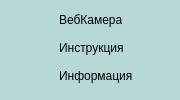
        <widget class="QFrame" name="left_menu_cont_frame">
         <property name="minimumSize">
          <size>
           <width>180</width>
           <height>0</height>
          </size>
         </property>
         <property name="maximumSize">
          <size>
           <width>20</width>
           <height>16777215</height>
          </size>
         </property>
         <property name="styleSheet">
          <string notr="true">background-color: rgb(184, 216, 216);</string>
         </property>
         <property name="frameShape">
          <enum>QFrame::NoFrame</enum>
         </property>
         <property name="frameShadow">
          <enum>QFrame::Raised</enum>
         </property>
         <layout class="QHBoxLayout" name="horizontalLayout_7">
          <property name="spacing">
           <number>0</number>
          </property>
          <property name="leftMargin">
           <number>0</number>
          </property>
          <property name="topMargin">
           <number>0</number>
          </property>
          <property name="rightMargin">
           <number>0</number>
          </property>
          <property name="bottomMargin">
           <number>0</number>
          </property>
          <item alignment="Qt::AlignTop">
           <widget class="QFrame" name="menu_frame">
            <property name="minimumSize">
             <size>
              <width>200</width>
              <height>0</height>
             </size>
            </property>
            <property name="contextMenuPolicy">
             <enum>Qt::DefaultContextMenu</enum>
            </property>
            <property name="frameShape">
             <enum>QFrame::NoFrame</enum>
            </property>
            <property name="frameShadow">
             <enum>QFrame::Raised</enum>
            </property>
            <property name="lineWidth">
             <number>0</number>
            </property>
            <layout class="QGridLayout" name="gridLayout">
             <property name="leftMargin">
              <number>0</number>
             </property>
             <item row="0" column="0" alignment="Qt::AlignLeft">
              <widget class="QPushButton" name="webcam_btn">
               <property name="text">
                <string/>
               </property>
               <property name="icon">
                <iconset>
                 <normaloff>icons/webcam.png</normaloff>icons/webcam.png</iconset>
               </property>
               <property name="iconSize">
                <size>
                 <width>40</width>
                 <height>40</height>
                </size>
               </property>
               <property name="flat">
                <bool>true</bool>
               </property>
              </widget>
             </item>
             <item row="2" column="0" alignment="Qt::AlignLeft">
              <widget class="QPushButton" name="about_btn">
               <property name="text">
                <string/>
               </property>
               <property name="icon">
                <iconset>
                 <normaloff>icons/about.png</normaloff>icons/about.png</iconset>
               </property>
               <property name="iconSize">
                <size>
                 <width>40</width>
                 <height>40</height>
                </size>
               </property>
               <property name="flat">
                <bool>true</bool>
               </property>
              </widget>
             </item>
             <item row="1" column="0" alignment="Qt::AlignLeft">
              <widget class="QPushButton" name="instruction_btn">
               <property name="text">
                <string/>
               </property>
               <property name="icon">
                <iconset>
                 <normaloff>icons/instruction.png</normaloff>icons/instruction.png</iconset>
               </property>
               <property name="iconSize">
                <size>
                 <width>40</width>
                 <height>40</height>
                </size>
               </property>
               <property name="flat">
                <bool>true</bool>
               </property>
              </widget>
             </item>
             <item row="2" column="1">
              <widget class="QLabel" name="label_6">
               <property name="font">
                <font>
                 <family>Segoe UI</family>
                 <pointsize>9</pointsize>
                </font>
               </property>
               <property name="text">
                <string>Информация</string>
               </property>
              </widget>
             </item>
             <item row="1" column="1">
              <widget class="QLabel" name="label_5">
               <property name="font">
                <font>
                 <family>Segoe UI</family>
                 <pointsize>9</pointsize>
                </font>
               </property>
               <property name="text">
                <string>Инструкция</string>
               </property>
              </widget>
             </item>
             <item row="0" column="1" colspan="2">
              <widget class="QLabel" name="label_4">
               <property name="font">
                <font>
                 <family>Segoe UI</family>
                 <pointsize>9</pointsize>
                </font>
               </property>
               <property name="text">
                <string>ВебКамера</string>
               </property>
              </widget>
             </item>
            </layout>
           </widget>
          </item>
         </layout>
        </widget>
